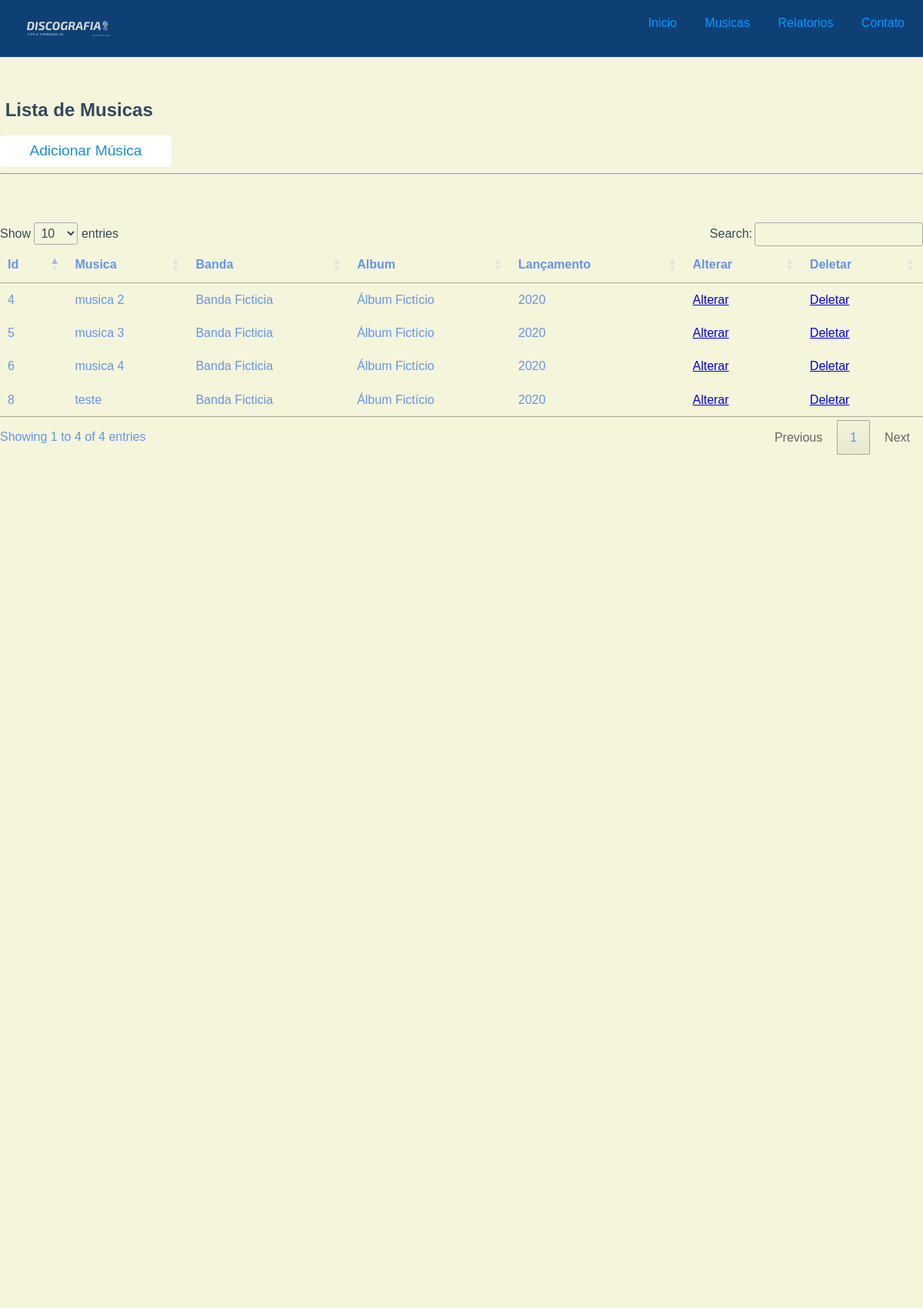
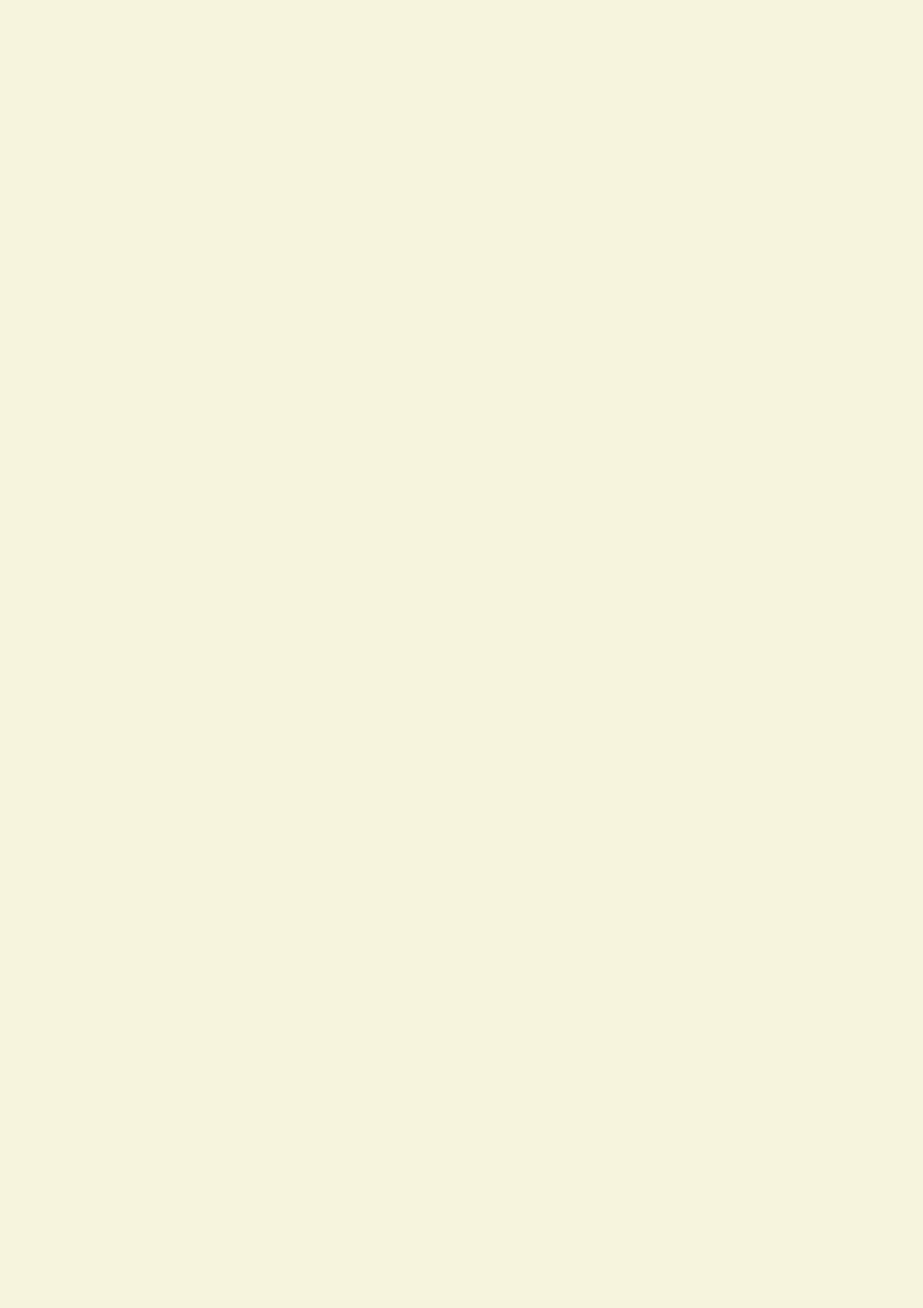
/musica/musica_list/ (upper part), run on the app's committed database (2 pictures, top to bottom).
### disco/models.py (models this page shows, shortened)
class Musica(models.Model):
    titulo = models.CharField('Titulo', max_length=100)
    segundos = models.IntegerField('Segundos')
    album = models.ForeignKey(Albun, on_delete=models.PROTECT)
    class Meta:
        verbose_name = 'Musica'
        verbose_name_plural = 'Musicas'
        ordering = ['id']

class Albun(models.Model):
    titulo = models.CharField('Album',max_length = 150)
    banda = models.ForeignKey(Banda, on_delete=models.PROTECT)
    data = models.DateTimeField('Data')
    def __str__(self):
        return self.titulo
    class Meta:
        verbose_name = 'Album'
        verbose_name_plural = 'Albuns'
        ordering = ['titulo']

class Banda(models.Model):
    nome = models.CharField('Banda',max_length = 150)
    def __str__(self):
        return self.nome
    class Meta:
        verbose_name = 'Banda'
        verbose_name_plural = 'Bandas'
        ordering = ['nome']

### disco/views.py (the view)
# urls.py: path('musica_list/', musica_list, name = 'musica_list'),
def musica_list(request):
    musicas = Musica.objects.all()
    template_name = 'musica_list.html'
    context = {
        'musica_list': musicas,
    }
    return render(request, template_name, context)

### disco/templates/musica_list.html
{% extends "base.html" %}
{% block content %}
    <h2> Lista de Musicas</h2>
    <a class="pure-button pure-button-primary" href="{% url 'disco:musica_new' %}">Adicionar Música</a>
    <hr>
    <br></br>
    <table id="myTable">
        <thead>
            <tr>
                <th>Id</th>
                <th>Musica</th>
                <th>Banda</th>
                <th>Album</th>
                <th>Lançamento</th>
                <th>Alterar</th>
                <th>Deletar</th>
            </tr>
        </thead>
        <tbody>
          {% for i in musica_list %}
            <tr>
                <td>{{i.id}}</td>
                <td>{{i.titulo}}</td>
                <td>{{i.album.banda}}</td>
                <td>{{i.album}}</td>
                <td>{{i.album.data|date:"Y"}}</td>
                <td><a href = "{% url 'disco:musica_edit' i.id %}">Alterar</a></td>
                <td><a href = "{% url 'disco:musica_delete' i.id %}">Deletar</a></td>
            </tr>
          {% endfor %}
        </tbody>
    </table>
    <br></br>
    {% endblock %}

### core/templates/base.html (shortened to what this page needs)
<!doctype html>
{% load static %}
<html lang="pt-br">
<head>
    <link rel="stylesheet" href="{% static 'css/pure-min.css' %}">
    <link rel="stylesheet" href="{% static 'css/estilo.css' %}">
    <link rel="stylesheet" href="https://code.jquery.com/jquery-3.5.1.min.js">
    <link rel="stylesheet" href="https://cdn.datatables.net/1.10.21/css/jquery.dataTables.min.css">
</head>
<body>
<div class="header">
    <div class="home-menu pure-menu pure-menu-horizontal pure-menu-fixed">
        <img src = "{% static 'assets/menu_logo.png' %}"width = "150" height="50" alt="Discografia"></img>
        <ul class="pure-menu-list">
            <li class="pure-menu-item"><a href="{% url 'core:index' %}" class="pure-menu-link">Inicio</a></li>
            <li class="pure-menu-item"><a href="{% url 'disco:musica_list' %}" class="pure-menu-link">Musicas</a></li>
            <li class="pure-menu-item"><a href="{% url 'disco:relatorios' %}" class="pure-menu-link">Relatorios</a></li>
            <li class="pure-menu-item"><a href="https://api.whatsapp.com/send?phone=5524981449980&text=Ola%20gostaria%20de%20saber%20sobre%20o%20projeto%20Discografias%20-%20AV2%20LTP2%20-%203%C2%B0PERIODO%20UGB-FERP" class="pure-menu-link">Contato</a></li>
        </ul>
    </div>
</div>
<br></br>
<br></br>
{% block content %} {% endblock %}
</body>
</html>

### core/static/css/pure-min.css (style rules this page uses)
html { line-height:1.15;-webkit-text-size-adjust:100% }
body { margin:0 }
hr { -webkit-box-sizing:content-box;box-sizing:content-box;height:0;overflow:visible }
a { background-color:transparent }
img { border-style:none }
html { font-family:sans-serif }
.pure-button { display:inline-block;line-height:normal;white-space:nowrap;vertical-align:middle;text-align:center;cursor:pointer;-webkit-user-drag:none;-webkit-user-select:none;-moz-user-select:none;-ms-user-select:none;user-select:none;-webkit-box-sizing:border-box;box-sizing:border-box }
.pure-button { font-family:inherit;font-size:100%;padding:.5em 1em;color:rgba(0,0,0,.8);border:none transparent;background-color:#e6e6e6;text-decoration:none;border-radius:2px }
.pure-button-primary,.pure-button-selected,a.pure-button-primary,a.pure-button-selected { background-color:#0078e7;color:#fff }
.pure-menu { -webkit-box-sizing:border-box;box-sizing:border-box }
.pure-menu-fixed { position:fixed;left:0;top:0;z-index:3 }
.pure-menu-item,.pure-menu-list { position:relative }
.pure-menu-list { list-style:none;margin:0;padding:0 }
.pure-menu-item { padding:0;margin:0;height:100% }
.pure-menu-heading,.pure-menu-link { display:block;text-decoration:none;white-space:nowrap }
.pure-menu-horizontal { width:100%;white-space:nowrap }
.pure-menu-horizontal .pure-menu-list { display:inline-block }
.pure-menu-horizontal .pure-menu-heading,.pure-menu-horizontal .pure-menu-item,.pure-menu-horizontal .pure-menu-separator { display:inline-block;vertical-align:middle }
.pure-menu-link { color:#777 }
.pure-menu-disabled,.pure-menu-heading,.pure-menu-link { padding:.5em 1em }

### core/static/css/estilo.css (style rules this page uses)
* { -webkit-box-sizing: border-box; -moz-box-sizing: border-box; box-sizing: border-box; }
body { line-height: 1.7em; color: cornflowerblue; background-color: beige; font-size: 13px; }
h1, h2, h3, h4, h5, h6, label { color: #34495e; }
.pure-button { background-color: #1f8dd6; color: white; padding: 0.5em 2em; border-radius: 5px; }
a.pure-button-primary { background: white; color: #1f8dd6; border-radius: 5px; font-size: 120%; }
.home-menu { padding: 0.5em; text-align: center; box-shadow: 0 1px 1px rgba(0,0,0, 0.10); }
.home-menu { background: #0e4075; }
.pure-menu.pure-menu-fixed { border-bottom: none; z-index: 4; }
.home-menu a { color: #0199ff; }
@media (min-width: 48em) { body { font-size: 16px; } }
@media (min-width: 48em) { .home-menu { text-align: left; } }
@media (min-width: 48em) { .home-menu ul { float: right; } }

### data on the page
Musica: id "4", titulo "musica 2", album.banda "Banda Ficticia", album "Álbum Fictício", album.data "2020"
Musica: id "5", titulo "musica 3", album.banda "Banda Ficticia", album "Álbum Fictício", album.data "2020"
Musica: id "6", titulo "musica 4", album.banda "Banda Ficticia", album "Álbum Fictício", album.data "2020"
Musica: id "8", titulo "teste", album.banda "Banda Ficticia", album "Álbum Fictício", album.data "2020"
